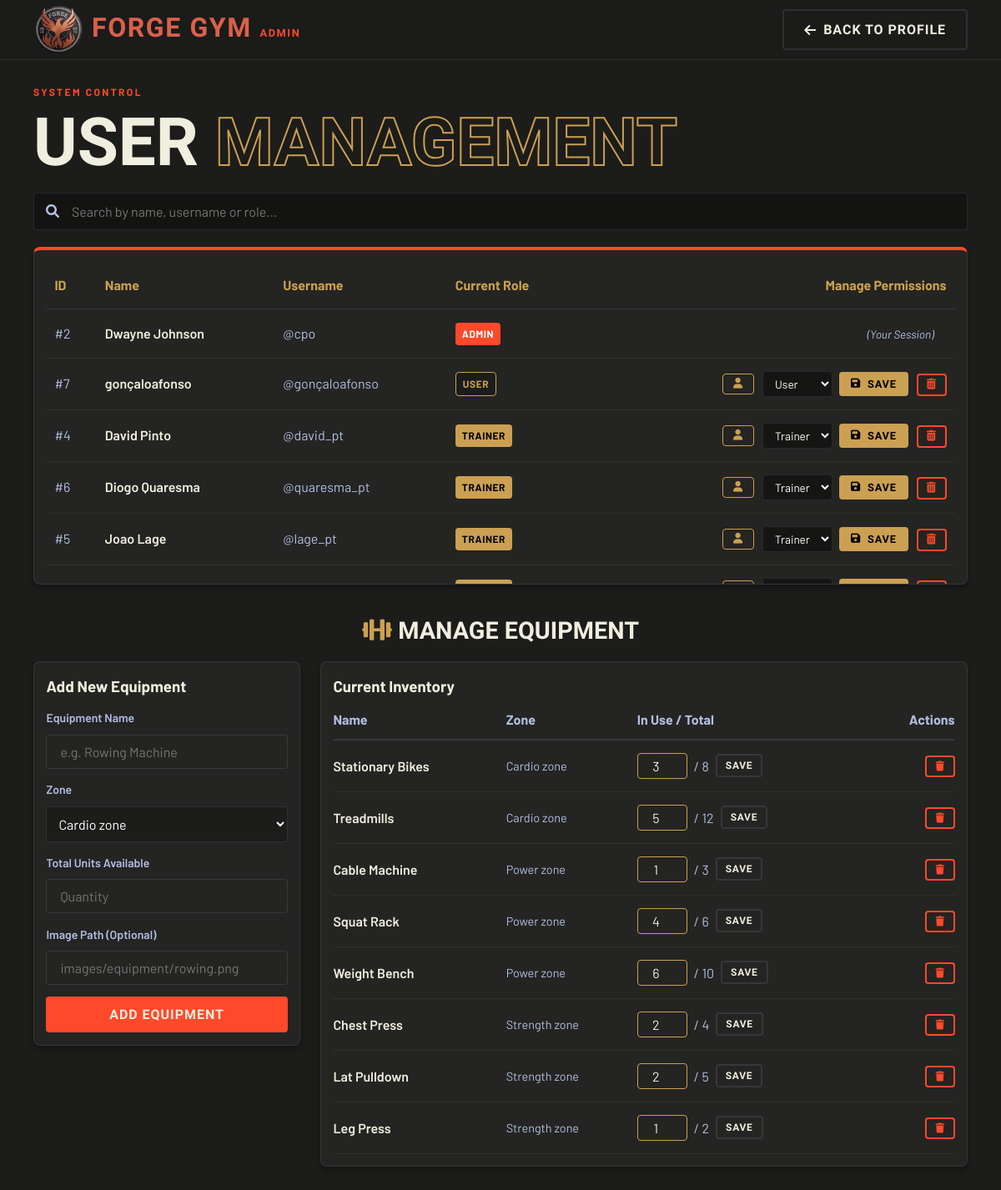
/pages/admin_dashboard.php (signed in), run on the app's committed database.
### tables this page shows
CREATE TABLE users (
    id INTEGER PRIMARY KEY AUTOINCREMENT,
    name TEXT NOT NULL,
    username TEXT UNIQUE NOT NULL,
    email TEXT UNIQUE NOT NULL,
    password TEXT NOT NULL, 
    profile_photo TEXT DEFAULT 'images/profiles/default.png',
    role TEXT DEFAULT 'user', -- Pode ser 'admin', 'trainer', ou 'user'
    plan TEXT DEFAULT 'none', -- O plano de treino do utilizador (ex: Basic, Premium, none)
    trainer_id INTEGER DEFAULT NULL, -- Se for um 'trainer', guarda o ID correspondente da tabela trainers
    FOREIGN KEY (trainer_id) REFERENCES trainers(id)
);

CREATE TABLE equipment (
    id          INTEGER PRIMARY KEY AUTOINCREMENT,
    name        TEXT    NOT NULL,
    zone        TEXT    NOT NULL,
    total_units INTEGER NOT NULL DEFAULT 0,
    in_use      INTEGER NOT NULL DEFAULT 0,
    image_path  TEXT,
    CHECK (in_use >= 0),
    CHECK (in_use <= total_units)
);

### pages/admin_dashboard.php (the view, shortened to what this page needs)
<?php
try {
    $pdo = new PDO('sqlite:' . DB_PATH);
    $pdo->setAttribute(PDO::ATTR_ERRMODE, PDO::ERRMODE_EXCEPTION);
    $users = $pdo->query("SELECT id, name, username, email, role, trainer_id FROM users ORDER BY role ASC, name ASC")->fetchAll(PDO::FETCH_ASSOC);
} catch (PDOException $e) {
    die("Database connection failed: " . $e->getMessage());
}
?>
<!DOCTYPE html>
<html lang="en">
<head>
  <link rel="stylesheet" href="../css/style.css" />
  <link rel="stylesheet" href="https://cdnjs.cloudflare.com/ajax/libs/font-awesome/6.0.0/css/all.min.css">
</head>
  <body style="background: var(--color-bg);">
    <header class="header">
      <div class="container header__inner">
        <a href="../index.php" class="logo" aria-label="FORGE GYM homepage">
          <img src="../images/logo.png" alt="FORGE GYM" class="logo__img" />
          <span class="logo__text">FORGE GYM <span style="color: var(--color-accent); font-size: 0.8rem;">ADMIN</span></span>
        </a>
        <nav class="nav" id="main-nav" style="justify-content: flex-end;">
          <div class="nav__actions">
            <a href="profile.php" class="btn btn--ghost"><i class="fas fa-arrow-left"></i> Back to Profile</a>
          </div>
        </nav>
      </div>
    </header>
    <main class="page-spacing container" style="min-height: 85vh; padding-top: 6rem;">
      <header class="page-header" style="text-align: left; margin-bottom: var(--sp-6);">
        <p class="eyebrow" style="color: var(--color-accent);">System Control</p>
        <h1 class="page-title">USER <span class="page-title--outline">MANAGEMENT</span></h1>
      </header>
      <div style="margin-bottom: 20px; position: relative;">
          <i class="fas fa-search" style="position: absolute; left: 15px; top: 50%; transform: translateY(-50%); color: var(--color-text-muted);"></i>
          <input type="text" id="search-members" placeholder="Search by name, username or role..." class="form-control" style="width: 100%; padding: 12px 15px 12px 45px; background: rgba(0,0,0,0.3); border: 1px solid var(--color-border); color: white; border-radius: 4px; font-size: 1rem;">
      </div>
      <section class="card" style="border-top: 4px solid var(--color-accent); padding: 0;">
        <div class="custom-scrollbar" style="max-height: 400px; overflow-y: auto; overflow-x: auto; padding: var(--sp-4);">
          <table id="members-table" style="width: 100%; text-align: left; border-collapse: collapse;">
          <thead>
            <tr style="border-bottom: 1px solid var(--color-border); color: var(--color-gold);">
              <th style="padding: 15px 10px;">ID</th>
              <th style="padding: 15px 10px;">Name</th>
              <th style="padding: 15px 10px;">Username</th>
              <th style="padding: 15px 10px;">Current Role</th>
              <th style="padding: 15px 10px; text-align: right;">Manage Permissions</th>
            </tr>
          </thead>
          <tbody>
            <?php foreach ($users as $u): ?>
              <tr style="border-bottom: 1px solid rgba(255,255,255,0.05);">
                <td style="padding: 15px 10px; color: var(--color-text-muted);">#<?php echo $u['id']; ?></td>
                <td style="padding: 15px 10px; font-weight: 600;"><?php echo htmlspecialchars($u['name']); ?></td>
                <td style="padding: 15px 10px; color: var(--color-text-muted);">@<?php echo htmlspecialchars($u['username']); ?></td>
                <td style="padding: 15px 10px;">
                  <?php if ($u['role'] === 'admin'): ?>
                      <span class="badge" style="background: var(--color-accent); color: white;">Admin</span>
                  <?php elseif ($u['role'] === 'trainer'): ?>
                      <span class="badge" style="background: var(--color-gold); color: black;">Trainer</span>
                  <?php else: ?>
                      <span class="badge badge--dark">User</span>
                  <?php endif; ?>
                </td>
                <td style="padding: 15px 10px; text-align: right;">
                  <?php if ($u['id'] !== $_SESSION['user_id']): ?>
                      <div style="display: flex; gap: 10px; justify-content: flex-end; align-items: center;">
                          <a href="profile.php?edit_user_id=<?php echo $u['id']; ?>" class="btn btn--primary btn--sm" style="padding: 5px 12px; font-size: 0.8rem; background: transparent; border: 1px solid var(--color-gold); color: var(--color-gold);" title="View Profile">
                              <i class="fas fa-user"></i>
                          </a>
                          <form action="admin_dashboard.php" method="POST" style="margin: 0; display: flex; gap: 8px; align-items: center;">
                              <select name="role" class="form-control" style="padding: 5px 10px; background: rgba(0,0,0,0.4); color: white; border: 1px solid var(--color-border); font-size: 0.85rem; border-radius: 4px;">
                                  <option value="user" <?php echo $u['role'] === 'user' ? 'selected' : ''; ?>>User</option>
                                  <option value="trainer" <?php echo $u['role'] === 'trainer' ? 'selected' : ''; ?>>Trainer</option>
                              </select>
                              <button type="submit" name="action" value="update_role" class="btn btn--primary btn--sm" style="padding: 5px 12px; font-size: 0.8rem; background: var(--color-gold); border-color: var(--color-gold); color: black; font-weight: bold;">
                                  <i class="fas fa-save"></i> Save
                              </button>
                          </form>
                          <form action="admin_dashboard.php" method="POST" style="margin: 0;" onsubmit="return confirm('Are you sure you want to permanently delete this account?');">
                              <button type="submit" name="action" value="delete" class="btn btn--ghost btn--sm" style="border-color: var(--color-accent); color: var(--color-accent); padding: 5px 10px; font-size: 0.8rem;" title="Delete User">
                                  <i class="fas fa-trash-alt"></i>
                              </button>
                          </form>
                      </div>
                  <?php else: ?>
                      <span style="color: var(--color-text-muted); font-size: 0.85rem; font-style: italic; padding-right: 15px;">(Your Session)</span>
                  <?php endif; ?>
                </td>
              </tr>
            <?php endforeach; ?>
          </tbody>
        </table>
                  </div>
      </section>
      <section class="admin-section" style="margin-top: var(--sp-8);">
          <header class="section-header" style="margin-bottom: var(--sp-4);">
            <h2 style="font-family: var(--font-display); font-size: 1.8rem; text-transform: uppercase;">
              <i class="fas fa-dumbbell" style="color: var(--color-gold);"></i> Manage Equipment
            </h2>
          </header>
          <div class="profile-grid">
            <div class="card" style="padding: var(--sp-4); align-self: start;">
              <h3 style="margin-bottom: var(--sp-3);">Add New Equipment</h3>
              <form action="../api/action_equipment.php" method="POST" class="form">
                <div class="form-group">
                  <label class="form-label">Equipment Name</label>
                  <input type="text" name="name" required class="form-control" placeholder="e.g. Rowing Machine">
                </div>
                <div class="form-group">
                  <label class="form-label">Zone</label>
                  <select name="zone" class="form-control" required style="padding: 10px; background: rgba(0,0,0,0.2); color: white; border: 1px solid var(--color-border);">
                    <option value="Cardio zone">Cardio zone</option>
                  </select>
                </div>
                <div class="form-group">
                  <label class="form-label">Total Units Available</label>
                  <input type="number" name="total_units" min="1" required class="form-control" placeholder="Quantity">
                </div>
                <div class="form-group">
                  <label class="form-label">Image Path (Optional)</label>
                  <input type="text" name="image_path" class="form-control" placeholder="images/equipment/rowing.png">
                </div>
                <button type="submit" class="btn btn--primary" style="width: 100%;">Add Equipment</button>
              </form>
            </div>
            <div class="card" style="padding: var(--sp-4); overflow-x: auto;">
              <h3 style="margin-bottom: var(--sp-3);">Current Inventory</h3>
              <table style="width: 100%; border-collapse: collapse; text-align: left;">
                <thead>
                  <tr style="border-bottom: 2px solid var(--color-border); color: var(--color-text-muted);">
                    <th style="padding-bottom: 10px;">Name</th>
                    <th style="padding-bottom: 10px;">Zone</th>
                    <th style="padding-bottom: 10px;">In Use / Total</th>
                    <th style="padding-bottom: 10px; text-align: right;">Actions</th>
                  </tr>
                </thead>
                <tbody>
                  <?php
                  $stmtEq = $pdo->query("SELECT * FROM equipment ORDER BY zone, name");
                  while ($eq = $stmtEq->fetch(PDO::FETCH_ASSOC)):
                  ?>
                  <tr style="border-bottom: 1px solid rgba(255,255,255,0.05);">
                    <td style="padding: 15px 0; font-weight: 600;"><?php echo htmlspecialchars($eq['name']); ?></td>
                    <td style="padding: 15px 0; font-size: 0.9rem; color: var(--color-text-muted);"><?php echo htmlspecialchars($eq['zone']); ?></td>
                    <td style="padding: 15px 0;">
                      <form action="../api/action_equipment.php" method="POST" style="display: flex; gap: 8px; align-items: center; margin: 0;">
                        <input type="number" name="in_use" value="<?php echo $eq['in_use']; ?>" min="0" max="<?php echo $eq['total_units']; ?>" class="form-control" style="width: 60px; padding: 5px; text-align: center; border: 1px solid var(--color-gold);">
                        <span style="color: var(--color-text-muted);">/ <?php echo $eq['total_units']; ?></span>
                        <button type="submit" class="btn btn--ghost btn--sm" style="padding: 5px 10px; font-size: 0.75rem;">Save</button>
                      </form>
                    </td>
                    <td style="padding: 15px 0; text-align: right;">
                      <form action="../api/action_equipment.php" method="POST" onsubmit="return confirm('Are you sure you want to remove <?php echo addslashes($eq['name']); ?>?');" style="margin: 0;">
                        <button type="submit" class="btn btn--ghost btn--sm" style="color: var(--color-accent); border-color: var(--color-accent); padding: 5px 10px; font-size: 0.75rem;">
                          <i class="fas fa-trash"></i>
                        </button>
                      </form>
                    </td>
                  </tr>
                  <?php endwhile; ?>
                </tbody>
              </table>
            </div>
          </div>
        </section>
    </main>
  </body>
</html>

### css/01-base.css (style rules this page uses)
:root { --color-bg: #1C1C1A; --color-bg-alt: #161614; --color-bg-surface: #242422; --color-border: rgba(177, 191, 226, 0.12); --color-primary: #16336F; --color-primary-hover:#1a3d87; --color-gold: #CBA052; --color-accent: #FE492A; --color-accent-hover: #e03e22; --color-logo: #da604a; --color-text: #F0EEDF; --color-text-muted: #B1BFE2; --color-text-dim: rgba(177, 191, 226, 0.35); --color-on-primary: #F0EEDF; --color-on-accent: #F0EEDF; --font-display: 'Barlow Condensed', sans-serif; --font-body: 'Barlow', sans-serif; --text-xs: 0.75rem; --text-sm: 0.875rem; --text-base: 1rem; --text-lg: 1.125rem; --text-2xl: 1.5rem; --text-3xl: 2rem; --text-4xl: 2.75rem; --text-5xl: 4rem; --sp-2: 0.5rem; --sp-3: 0.75rem; --sp-4: 0.90rem; --sp-6: 1.5rem; --sp-8: 2rem; --sp-10: 2.5rem; --radius-sm: 4px; --radius-md: 8px; --radius-lg: 16px; --radius-full: 9999px; --t-fast: 0.15s ease; --t-base: 0.25s ease; --t-slow: 0.4s ease; --container-max: 1200px; --container-pad: clamp(1rem, 5vw, 2.5rem); --header-h: 4.5rem; }
*, *::before, *::after { box-sizing: border-box; margin: 0; padding: 0; }
body { min-height: 100vh; background-color: var(--color-bg); color: var(--color-text); font-family: var(--font-body); font-size: var(--text-base); line-height: 1.6; -webkit-font-smoothing: antialiased; }
a { color: inherit; text-decoration: none; }
button { cursor: pointer; font-family: inherit; background: none; border: none; }

### css/02-components.css (style rules this page uses)
.btn { display: inline-flex; align-items: center; justify-content: center; gap: var(--sp-2); padding: 0.625rem 1.5rem; font-family: var(--font-display); font-size: var(--text-base); font-weight: 700; letter-spacing: 0.06em; text-transform: uppercase; border: 2px solid transparent; border-radius: var(--radius-sm); transition: all var(--t-fast); white-space: nowrap; }
.btn--primary { background-color: var(--color-accent); color: var(--color-on-accent); border-color: var(--color-accent); }
.btn--ghost { background-color: transparent; color: var(--color-text); border-color: var(--color-border); }
.badge { display: inline-block; padding: 0.25rem 0.5rem; font-size: var(--text-xs); font-weight: 700; text-transform: uppercase; border-radius: var(--radius-sm); letter-spacing: 0.05em; }
.badge--dark { background-color: var(--color-bg); color: var(--color-gold); border: 1px solid var(--color-gold); }
.form { display: flex; flex-direction: column; gap: var(--sp-4); }
.form-group { display: flex; flex-direction: column; gap: var(--sp-2); }
.form-label { font-size: var(--text-sm); font-weight: 600; color: var(--color-text-muted); }
.form-control { background-color: var(--color-bg-surface); color: var(--color-text); border: 1px solid var(--color-border); padding: 0.625rem 1rem; border-radius: var(--radius-sm); font-family: var(--font-body); font-size: var(--text-base); outline: none; transition: border-color var(--t-fast); width: 100%; }
select.form-control { color-scheme: dark; }
.card { background-color: var(--color-bg-surface); border: 1px solid var(--color-border); border-radius: var(--radius-md); padding: var(--sp-6); box-shadow: 0 4px 6px rgba(0, 0, 0, 0.3); }

### css/03-layout.css (style rules this page uses)
.container { max-width: var(--container-max); margin-inline: auto; padding-inline: var(--container-pad); }
.header { position: fixed; top: 0; left: 0; right: 0; z-index: 100; height: var(--header-h); background-color: rgba(28, 28, 26, 0.9); backdrop-filter: blur(14px); -webkit-backdrop-filter: blur(14px); border-bottom: 1px solid var(--color-border); }
.header__inner { height: 100%; display: flex; align-items: center; justify-content: space-between; gap: var(--sp-8); }
.logo { display: flex; align-items: center; flex-shrink: 0; }
.logo__img { height: 60px; width: auto; object-fit: contain; margin-top: 0; }
.logo__text { font-family: var(--font-display); font-size: var(--text-3xl); font-weight: 900; color: var(--color-logo); letter-spacing: 0.05em; line-height: 1; margin-top: -5px; margin-left: 10px; }
.nav { display: flex; align-items: center; gap: var(--sp-8); flex: 1; justify-content: flex-end; }
.nav__actions { display: flex; gap: var(--sp-3); }

### data on the page
users: id "2", name "Dwayne Johnson", username "cpo", role "ADMIN", shows "(Your Session)"
users: id "7", name "gonçaloafonso", username "gonçaloafonso", role "USER"
users: id "4", name "David Pinto", username "david_pt", shows "TRAINER", role "Trainer"
users: id "6", name "Diogo Quaresma", username "quaresma_pt", shows "TRAINER", role "Trainer"
users: id "5", name "Joao Lage", username "lage_pt", shows "TRAINER", role "Trainer"
users: role "Trainer"
equipment: name "Stationary Bikes", zone "Cardio zone", in_use "3", total_units "8"
equipment: name "Treadmills", zone "Cardio zone", in_use "5", total_units "12"
equipment: name "Cable Machine", zone "Power zone", in_use "1", total_units "3"
equipment: name "Squat Rack", zone "Power zone", in_use "4", total_units "6"
equipment: name "Weight Bench", zone "Power zone", in_use "6", total_units "10"
equipment: name "Chest Press", zone "Strength zone", in_use "2", total_units "4"
equipment: name "Lat Pulldown", zone "Strength zone", in_use "2", total_units "5"
equipment: name "Leg Press", zone "Strength zone", in_use "1", total_units "2"
